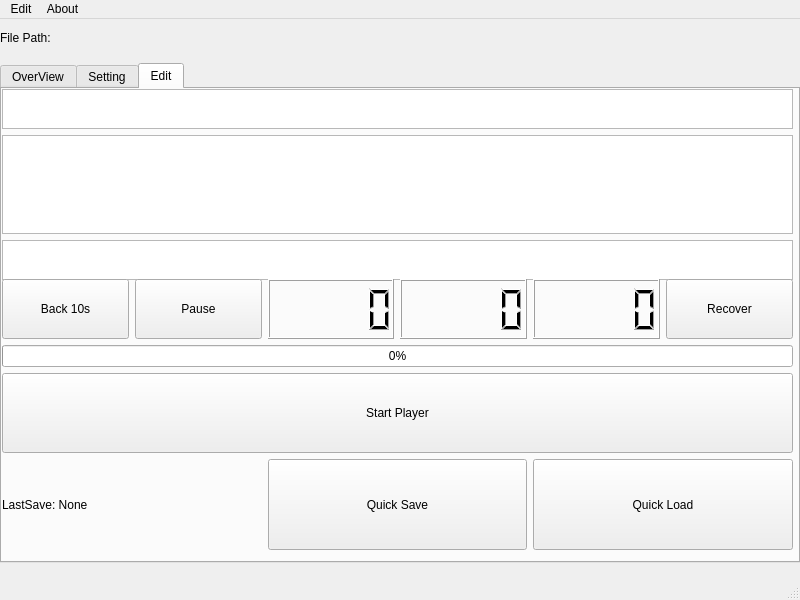
<?xml version="1.0" encoding="UTF-8"?>
<ui version="4.0">
 <class>root</class>
 <widget class="QMainWindow" name="root">
  <property name="geometry">
   <rect>
    <x>0</x>
    <y>0</y>
    <width>800</width>
    <height>600</height>
   </rect>
  </property>
  <property name="sizePolicy">
   <sizepolicy hsizetype="Fixed" vsizetype="Fixed">
    <horstretch>0</horstretch>
    <verstretch>0</verstretch>
   </sizepolicy>
  </property>
  <property name="minimumSize">
   <size>
    <width>800</width>
    <height>600</height>
   </size>
  </property>
  <property name="maximumSize">
   <size>
    <width>800</width>
    <height>600</height>
   </size>
  </property>
  <property name="windowTitle">
   <string>Word-for-word lyrics matching tool</string>
  </property>
  <widget class="QWidget" name="centralwidget">
   <widget class="QWidget" name="verticalLayoutWidget">
    <property name="geometry">
     <rect>
      <x>0</x>
      <y>0</y>
      <width>980</width>
      <height>555</height>
     </rect>
    </property>
    <layout class="QVBoxLayout" name="verticalLayout">
     <item>
      <layout class="QHBoxLayout" name="horizontalLayout">
       <property name="sizeConstraint">
        <enum>QLayout::SizeConstraint::SetMaximumSize</enum>
       </property>
       <item>
        <widget class="QLabel" name="labelPath">
         <property name="maximumSize">
          <size>
           <width>16777215</width>
           <height>20</height>
          </size>
         </property>
         <property name="text">
          <string>File Path:</string>
         </property>
        </widget>
       </item>
      </layout>
     </item>
     <item>
      <widget class="QTabWidget" name="tabWidget">
       <property name="sizePolicy">
        <sizepolicy hsizetype="Maximum" vsizetype="Fixed">
         <horstretch>80</horstretch>
         <verstretch>0</verstretch>
        </sizepolicy>
       </property>
       <property name="minimumSize">
        <size>
         <width>800</width>
         <height>500</height>
        </size>
       </property>
       <property name="baseSize">
        <size>
         <width>800</width>
         <height>700</height>
        </size>
       </property>
       <property name="cursor">
        <cursorShape>ArrowCursor</cursorShape>
       </property>
       <property name="currentIndex">
        <number>2</number>
       </property>
       <widget class="QWidget" name="OverView">
        <attribute name="title">
         <string>OverView</string>
        </attribute>
        <widget class="QPlainTextEdit" name="LRCBrowser">
         <property name="geometry">
          <rect>
           <x>0</x>
           <y>0</y>
           <width>790</width>
           <height>430</height>
          </rect>
         </property>
         <property name="sizePolicy">
          <sizepolicy hsizetype="Maximum" vsizetype="Maximum">
           <horstretch>0</horstretch>
           <verstretch>0</verstretch>
          </sizepolicy>
         </property>
         <property name="cursor" stdset="0">
          <cursorShape>IBeamCursor</cursorShape>
         </property>
        </widget>
        <widget class="QWidget" name="horizontalLayoutWidget">
         <property name="geometry">
          <rect>
           <x>0</x>
           <y>430</y>
           <width>791</width>
           <height>42</height>
          </rect>
         </property>
         <layout class="QHBoxLayout" name="horizontalLayout_overView_downset">
          <item>
           <widget class="QPushButton" name="pushButton_openFile">
            <property name="minimumSize">
             <size>
              <width>0</width>
              <height>40</height>
             </size>
            </property>
            <property name="text">
             <string>Open a lrc/txt for Lyrics</string>
            </property>
           </widget>
          </item>
          <item>
           <widget class="QPushButton" name="pushButton_upon">
            <property name="minimumSize">
             <size>
              <width>0</width>
              <height>40</height>
             </size>
            </property>
            <property name="text">
             <string>Use the Lyrics upon</string>
            </property>
           </widget>
          </item>
          <item>
           <widget class="QPushButton" name="pushButton_save">
            <property name="minimumSize">
             <size>
              <width>0</width>
              <height>40</height>
             </size>
            </property>
            <property name="text">
             <string>Save current Lyrics</string>
            </property>
           </widget>
          </item>
          <item>
           <widget class="QCommandLinkButton" name="commandLinkButton_1">
            <property name="text">
             <string>Next Step</string>
            </property>
           </widget>
          </item>
         </layout>
        </widget>
       </widget>
       <widget class="QWidget" name="Setting">
        <attribute name="title">
         <string>Setting</string>
        </attribute>
        <widget class="QWidget" name="gridLayoutWidget">
         <property name="geometry">
          <rect>
           <x>0</x>
           <y>0</y>
           <width>791</width>
           <height>271</height>
          </rect>
         </property>
         <layout class="QGridLayout" name="gridLayout_setting">
          <item row="2" column="1">
           <layout class="QVBoxLayout" name="verticalLayout_delay">
            <item>
             <widget class="QLabel" name="labelDelay">
              <property name="maximumSize">
               <size>
                <width>16777215</width>
                <height>20</height>
               </size>
              </property>
              <property name="text">
               <string>Delay(- for early; + for later; ms)</string>
              </property>
             </widget>
            </item>
            <item>
             <widget class="QSpinBox" name="DelaySetting">
              <property name="minimumSize">
               <size>
                <width>0</width>
                <height>30</height>
               </size>
              </property>
              <property name="minimum">
               <number>-3000</number>
              </property>
              <property name="maximum">
               <number>3000</number>
              </property>
              <property name="value">
               <number>-300</number>
              </property>
             </widget>
            </item>
           </layout>
          </item>
          <item row="1" column="0">
           <widget class="QCheckBox" name="checkBox_3d">
            <property name="minimumSize">
             <size>
              <width>0</width>
              <height>30</height>
             </size>
            </property>
            <property name="text">
             <string>Using three decimal places (maybe incompatible with some app)</string>
            </property>
            <property name="tristate">
             <bool>false</bool>
            </property>
           </widget>
          </item>
          <item row="1" column="1">
           <widget class="QCheckBox" name="checkBox_no_anitamtion">
            <property name="minimumSize">
             <size>
              <width>0</width>
              <height>30</height>
             </size>
            </property>
            <property name="text">
             <string>No More Animation(For devices with poor performance)</string>
            </property>
           </widget>
          </item>
          <item row="2" column="0">
           <layout class="QVBoxLayout" name="verticalLayout_font">
            <item>
             <widget class="QLabel" name="labelFont">
              <property name="maximumSize">
               <size>
                <width>16777215</width>
                <height>20</height>
               </size>
              </property>
              <property name="text">
               <string>Font Setting</string>
              </property>
             </widget>
            </item>
            <item>
             <widget class="QFontComboBox" name="fontComboBox">
              <property name="minimumSize">
               <size>
                <width>0</width>
                <height>30</height>
               </size>
              </property>
             </widget>
            </item>
           </layout>
          </item>
          <item row="0" column="0">
           <layout class="QVBoxLayout" name="verticalLayout_audio">
            <item>
             <widget class="QLabel" name="label_choose_audio">
              <property name="text">
               <string>Choose a related audio for match</string>
              </property>
             </widget>
            </item>
            <item>
             <widget class="QPushButton" name="pushButton_choose_audio">
              <property name="minimumSize">
               <size>
                <width>0</width>
                <height>80</height>
               </size>
              </property>
              <property name="text">
               <string>Audio File: </string>
              </property>
             </widget>
            </item>
           </layout>
          </item>
          <item row="0" column="1">
           <layout class="QVBoxLayout" name="verticalLayout_speed">
            <item>
             <widget class="QLabel" name="label_set_speed">
              <property name="maximumSize">
               <size>
                <width>16777215</width>
                <height>20</height>
               </size>
              </property>
              <property name="text">
               <string>Speed(adjust this value according to your own ability)</string>
              </property>
              <property name="alignment">
               <set>Qt::AlignmentFlag::AlignLeading|Qt::AlignmentFlag::AlignLeft|Qt::AlignmentFlag::AlignTop</set>
              </property>
             </widget>
            </item>
            <item>
             <widget class="QDoubleSpinBox" name="doubleSpinBox_speed">
              <property name="minimumSize">
               <size>
                <width>0</width>
                <height>30</height>
               </size>
              </property>
              <property name="maximum">
               <double>3.000000000000000</double>
              </property>
              <property name="singleStep">
               <double>0.100000000000000</double>
              </property>
              <property name="value">
               <double>1.000000000000000</double>
              </property>
             </widget>
            </item>
           </layout>
          </item>
         </layout>
        </widget>
        <widget class="QCommandLinkButton" name="commandLinkButton_2">
         <property name="geometry">
          <rect>
           <x>620</x>
           <y>430</y>
           <width>172</width>
           <height>41</height>
          </rect>
         </property>
         <property name="text">
          <string>Next Step</string>
         </property>
        </widget>
       </widget>
       <widget class="QWidget" name="Edit">
        <attribute name="title">
         <string>Edit</string>
        </attribute>
        <widget class="QWidget" name="verticalLayoutWidget_4">
         <property name="geometry">
          <rect>
           <x>0</x>
           <y>0</y>
           <width>791</width>
           <height>191</height>
          </rect>
         </property>
         <layout class="QVBoxLayout" name="verticalLayout_4">
          <item>
           <widget class="QTextBrowser" name="textBrowser_pastLyric">
            <property name="maximumSize">
             <size>
              <width>16777215</width>
              <height>40</height>
             </size>
            </property>
            <property name="font">
             <font>
              <pointsize>12</pointsize>
             </font>
            </property>
            <property name="html">
             <string>&lt;!DOCTYPE HTML PUBLIC &quot;-//W3C//DTD HTML 4.0//EN&quot; &quot;http://www.w3.org/TR/REC-html40/strict.dtd&quot;&gt;
&lt;html&gt;&lt;head&gt;&lt;meta name=&quot;qrichtext&quot; content=&quot;1&quot; /&gt;&lt;meta charset=&quot;utf-8&quot; /&gt;&lt;style type=&quot;text/css&quot;&gt;
p, li { white-space: pre-wrap; }
hr { height: 1px; border-width: 0; }
li.unchecked::marker { content: &quot;\2610&quot;; }
li.checked::marker { content: &quot;\2612&quot;; }
&lt;/style&gt;&lt;/head&gt;&lt;body style=&quot; font-family:'Microsoft YaHei UI'; font-size:12pt; font-weight:400; font-style:normal;&quot;&gt;
&lt;p align=&quot;center&quot; style=&quot;-qt-paragraph-type:empty; margin-top:0px; margin-bottom:0px; margin-left:0px; margin-right:0px; -qt-block-indent:0; text-indent:0px; font-size:9pt;&quot;&gt;&lt;br /&gt;&lt;/p&gt;&lt;/body&gt;&lt;/html&gt;</string>
            </property>
           </widget>
          </item>
          <item>
           <widget class="QTextBrowser" name="textBrowser_nowLyric">
            <property name="font">
             <font>
              <pointsize>44</pointsize>
              <bold>true</bold>
              <stylestrategy>PreferAntialias</stylestrategy>
             </font>
            </property>
            <property name="autoFillBackground">
             <bool>false</bool>
            </property>
            <property name="html">
             <string>&lt;!DOCTYPE HTML PUBLIC &quot;-//W3C//DTD HTML 4.0//EN&quot; &quot;http://www.w3.org/TR/REC-html40/strict.dtd&quot;&gt;
&lt;html&gt;&lt;head&gt;&lt;meta name=&quot;qrichtext&quot; content=&quot;1&quot; /&gt;&lt;meta charset=&quot;utf-8&quot; /&gt;&lt;style type=&quot;text/css&quot;&gt;
p, li { white-space: pre-wrap; }
hr { height: 1px; border-width: 0; }
li.unchecked::marker { content: &quot;\2610&quot;; }
li.checked::marker { content: &quot;\2612&quot;; }
&lt;/style&gt;&lt;/head&gt;&lt;body style=&quot; font-family:'Microsoft YaHei UI'; font-size:44pt; font-weight:700; font-style:normal;&quot;&gt;
&lt;p align=&quot;center&quot; style=&quot;-qt-paragraph-type:empty; margin-top:0px; margin-bottom:0px; margin-left:0px; margin-right:0px; -qt-block-indent:0; text-indent:0px; font-size:48pt;&quot;&gt;&lt;br /&gt;&lt;/p&gt;&lt;/body&gt;&lt;/html&gt;</string>
            </property>
           </widget>
          </item>
          <item>
           <widget class="QTextBrowser" name="textBrowser_incLyric">
            <property name="maximumSize">
             <size>
              <width>16777215</width>
              <height>40</height>
             </size>
            </property>
            <property name="font">
             <font>
              <pointsize>12</pointsize>
             </font>
            </property>
            <property name="html">
             <string>&lt;!DOCTYPE HTML PUBLIC &quot;-//W3C//DTD HTML 4.0//EN&quot; &quot;http://www.w3.org/TR/REC-html40/strict.dtd&quot;&gt;
&lt;html&gt;&lt;head&gt;&lt;meta name=&quot;qrichtext&quot; content=&quot;1&quot; /&gt;&lt;meta charset=&quot;utf-8&quot; /&gt;&lt;style type=&quot;text/css&quot;&gt;
p, li { white-space: pre-wrap; }
hr { height: 1px; border-width: 0; }
li.unchecked::marker { content: &quot;\2610&quot;; }
li.checked::marker { content: &quot;\2612&quot;; }
&lt;/style&gt;&lt;/head&gt;&lt;body style=&quot; font-family:'Microsoft YaHei UI'; font-size:12pt; font-weight:400; font-style:normal;&quot;&gt;
&lt;p align=&quot;center&quot; style=&quot;-qt-paragraph-type:empty; margin-top:0px; margin-bottom:0px; margin-left:0px; margin-right:0px; -qt-block-indent:0; text-indent:0px;&quot;&gt;&lt;br /&gt;&lt;/p&gt;&lt;/body&gt;&lt;/html&gt;</string>
            </property>
           </widget>
          </item>
         </layout>
        </widget>
        <widget class="QWidget" name="gridLayoutWidget_2">
         <property name="geometry">
          <rect>
           <x>0</x>
           <y>190</y>
           <width>791</width>
           <height>271</height>
          </rect>
         </property>
         <layout class="QGridLayout" name="gridLayout_2">
          <item row="2" column="0">
           <layout class="QHBoxLayout" name="horizontalLayout_2">
            <item>
             <widget class="QPushButton" name="pushButton_Back">
              <property name="minimumSize">
               <size>
                <width>0</width>
                <height>60</height>
               </size>
              </property>
              <property name="text">
               <string>Back 10s</string>
              </property>
             </widget>
            </item>
            <item>
             <widget class="QPushButton" name="pushButton_Pause">
              <property name="minimumSize">
               <size>
                <width>0</width>
                <height>60</height>
               </size>
              </property>
              <property name="text">
               <string>Pause</string>
              </property>
             </widget>
            </item>
            <item>
             <widget class="QLCDNumber" name="lcdNumber_min">
              <property name="minimumSize">
               <size>
                <width>0</width>
                <height>60</height>
               </size>
              </property>
              <property name="maximumSize">
               <size>
                <width>16777215</width>
                <height>60</height>
               </size>
              </property>
             </widget>
            </item>
            <item>
             <widget class="QLCDNumber" name="lcdNumber_sec">
              <property name="minimumSize">
               <size>
                <width>0</width>
                <height>60</height>
               </size>
              </property>
              <property name="maximumSize">
               <size>
                <width>16777215</width>
                <height>60</height>
               </size>
              </property>
             </widget>
            </item>
            <item>
             <widget class="QLCDNumber" name="lcdNumber_ms">
              <property name="minimumSize">
               <size>
                <width>0</width>
                <height>60</height>
               </size>
              </property>
              <property name="maximumSize">
               <size>
                <width>16777215</width>
                <height>60</height>
               </size>
              </property>
             </widget>
            </item>
            <item>
             <widget class="QPushButton" name="pushButton_Rec">
              <property name="minimumSize">
               <size>
                <width>0</width>
                <height>60</height>
               </size>
              </property>
              <property name="maximumSize">
               <size>
                <width>16777215</width>
                <height>60</height>
               </size>
              </property>
              <property name="text">
               <string>Recover</string>
              </property>
             </widget>
            </item>
           </layout>
          </item>
          <item row="4" column="0">
           <widget class="QPushButton" name="pushButton_Mark">
            <property name="minimumSize">
             <size>
              <width>0</width>
              <height>80</height>
             </size>
            </property>
            <property name="text">
             <string>Start Player</string>
            </property>
           </widget>
          </item>
          <item row="3" column="0">
           <widget class="QProgressBar" name="progressBar">
            <property name="minimumSize">
             <size>
              <width>0</width>
              <height>20</height>
             </size>
            </property>
            <property name="value">
             <number>0</number>
            </property>
           </widget>
          </item>
          <item row="5" column="0">
           <layout class="QHBoxLayout" name="horizontalLayout_3">
            <item>
             <widget class="QLabel" name="label_showSave">
              <property name="text">
               <string>LastSave: None</string>
              </property>
             </widget>
            </item>
            <item>
             <widget class="QPushButton" name="pushButton_qSave">
              <property name="sizePolicy">
               <sizepolicy hsizetype="Minimum" vsizetype="Preferred">
                <horstretch>0</horstretch>
                <verstretch>0</verstretch>
               </sizepolicy>
              </property>
              <property name="text">
               <string>Quick Save</string>
              </property>
             </widget>
            </item>
            <item>
             <widget class="QPushButton" name="pushButton_qLoad">
              <property name="sizePolicy">
               <sizepolicy hsizetype="Minimum" vsizetype="Preferred">
                <horstretch>0</horstretch>
                <verstretch>0</verstretch>
               </sizepolicy>
              </property>
              <property name="text">
               <string>Quick Load</string>
              </property>
             </widget>
            </item>
           </layout>
          </item>
         </layout>
        </widget>
       </widget>
      </widget>
     </item>
    </layout>
   </widget>
  </widget>
  <widget class="QMenuBar" name="menubar">
   <property name="geometry">
    <rect>
     <x>0</x>
     <y>0</y>
     <width>800</width>
     <height>33</height>
    </rect>
   </property>
   <widget class="QMenu" name="menuEdit">
    <property name="title">
     <string>Edit</string>
    </property>
    <addaction name="actionOpen_a_LRC_File"/>
    <addaction name="actionExit"/>
   </widget>
   <widget class="QMenu" name="menuAbout">
    <property name="title">
     <string>About</string>
    </property>
    <addaction name="actionth_is_app"/>
   </widget>
   <addaction name="menuEdit"/>
   <addaction name="menuAbout"/>
  </widget>
  <widget class="QStatusBar" name="statusbar"/>
  <action name="actionOpen_a_LRC_File">
   <property name="text">
    <string>Open a LRC File</string>
   </property>
  </action>
  <action name="actionExit">
   <property name="text">
    <string>Exit</string>
   </property>
  </action>
  <action name="actionth_is_app">
   <property name="text">
    <string>this app</string>
   </property>
  </action>
 </widget>
 <resources/>
 <connections/>
</ui>
